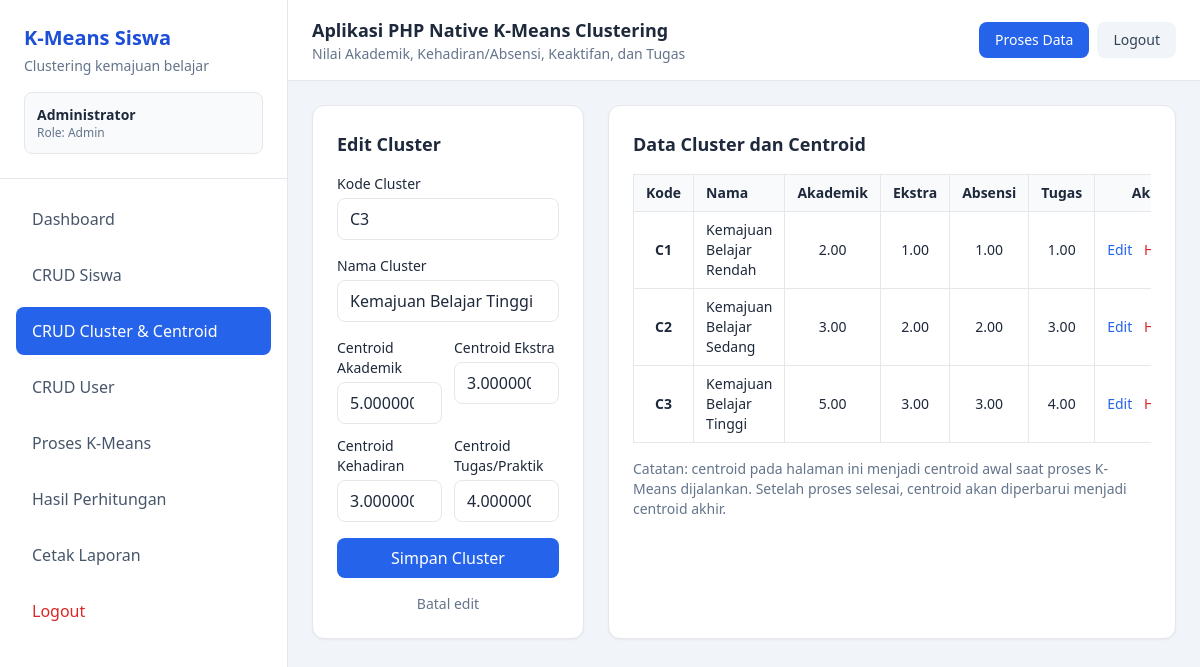
The page /index.php?page=clusters&edit=3 (signed in) on the database its author committed.
### tables this page shows
CREATE TABLE clusters (
    id INT AUTO_INCREMENT PRIMARY KEY,
    kode VARCHAR(10) NOT NULL UNIQUE,
    nama VARCHAR(100) NOT NULL,
    centroid_akademik DECIMAL(12,6) NOT NULL,
    centroid_ekstrakurikuler DECIMAL(12,6) NOT NULL,
    centroid_absensi DECIMAL(12,6) NOT NULL,
    centroid_tugas DECIMAL(12,6) NOT NULL,
    created_at TIMESTAMP DEFAULT CURRENT_TIMESTAMP,
    updated_at TIMESTAMP DEFAULT CURRENT_TIMESTAMP ON UPDATE CURRENT_TIMESTAMP
);

### index.php (called while the page is built, shortened)
<?php
$page = $_GET['page'] ?? (is_logged_in() ? 'dashboard' : 'login');
require_once __DIR__ . '/includes/header.php';
require_once __DIR__ . "/pages/{$page}.php";
require_once __DIR__ . '/includes/footer.php';

### includes/functions.php (called while the page is built, shortened)
<?php
function e($value) {
    return htmlspecialchars((string)$value, ENT_QUOTES, 'UTF-8');
}
function format_number($value, $decimal = 3) {
    return number_format((float)$value, $decimal, '.', '');
}

### pages/clusters.php (the view, shortened to what this page needs)
<?php
$edit = null;
if (isset($_GET['edit'])) {
    $stmt = $pdo->prepare("SELECT * FROM clusters WHERE id = ?");
    $stmt->execute([$_GET['edit']]);
    $edit = $stmt->fetch();
}
$clusters = $pdo->query("SELECT * FROM clusters ORDER BY kode ASC")->fetchAll();
?>
<div class="grid grid-cols-1 lg:grid-cols-3 gap-6">
    <div class="bg-white border rounded-xl shadow-sm p-6">
        <h3 class="font-bold text-lg mb-4"><?= $edit ? 'Edit Cluster' : 'Tambah Cluster' ?></h3>
        <form method="post" action="actions/save_cluster.php" class="space-y-4">
            <div>
                <label class="block text-sm font-medium mb-1">Kode Cluster</label>
                <input type="text" name="kode" placeholder="C1" required value="<?= e($edit['kode'] ?? '') ?>" class="w-full border rounded-lg px-3 py-2">
            </div>
            <div>
                <label class="block text-sm font-medium mb-1">Nama Cluster</label>
                <input type="text" name="nama" placeholder="Penurunan Tinggi" required value="<?= e($edit['nama'] ?? '') ?>" class="w-full border rounded-lg px-3 py-2">
            </div>
            <div class="grid grid-cols-2 gap-3">
                <div>
                    <label class="block text-sm font-medium mb-1">Centroid Akademik</label>
                    <input type="number" step="0.01" name="centroid_akademik" required value="<?= e($edit['centroid_akademik'] ?? '') ?>" class="w-full border rounded-lg px-3 py-2">
                </div>
                <div>
                    <label class="block text-sm font-medium mb-1">Centroid Ekstra</label>
                    <input type="number" step="0.01" name="centroid_ekstrakurikuler" required value="<?= e($edit['centroid_ekstrakurikuler'] ?? '') ?>" class="w-full border rounded-lg px-3 py-2">
                </div>
                <div>
                    <label class="block text-sm font-medium mb-1">Centroid Kehadiran</label>
                    <input type="number" step="0.01" name="centroid_absensi" required value="<?= e($edit['centroid_absensi'] ?? '') ?>" class="w-full border rounded-lg px-3 py-2">
                </div>
                <div>
                    <label class="block text-sm font-medium mb-1">Centroid Tugas/Praktik</label>
                    <input type="number" step="0.01" name="centroid_tugas" required value="<?= e($edit['centroid_tugas'] ?? '') ?>" class="w-full border rounded-lg px-3 py-2">
                </div>
            </div>
            <button class="w-full bg-blue-600 text-white rounded-lg py-2 hover:bg-blue-700">Simpan Cluster</button>
            <?php if ($edit): ?>
                <a href="index.php?page=clusters" class="block text-center text-sm text-slate-500">Batal edit</a>
            <?php endif; ?>
        </form>
    </div>
    <div class="lg:col-span-2 bg-white border rounded-xl shadow-sm p-6">
        <h3 class="font-bold text-lg mb-4">Data Cluster dan Centroid</h3>
        <div class="overflow-x-auto">
            <table class="w-full text-sm border">
                <thead class="bg-slate-50">
                    <tr>
                        <th class="border px-3 py-2">Kode</th>
                        <th class="border px-3 py-2 text-left">Nama</th>
                        <th class="border px-3 py-2">Akademik</th>
                        <th class="border px-3 py-2">Ekstra</th>
                        <th class="border px-3 py-2">Absensi</th>
                        <th class="border px-3 py-2">Tugas</th>
                        <th class="border px-3 py-2">Aksi</th>
                    </tr>
                </thead>
                <tbody>
                <?php foreach ($clusters as $row): ?>
                    <tr class="hover:bg-slate-50">
                        <td class="border px-3 py-2 text-center font-bold"><?= e($row['kode']) ?></td>
                        <td class="border px-3 py-2"><?= e($row['nama']) ?></td>
                        <td class="border px-3 py-2 text-center"><?= format_number($row['centroid_akademik'], 2) ?></td>
                        <td class="border px-3 py-2 text-center"><?= format_number($row['centroid_ekstrakurikuler'], 2) ?></td>
                        <td class="border px-3 py-2 text-center"><?= format_number($row['centroid_absensi'], 2) ?></td>
                        <td class="border px-3 py-2 text-center"><?= format_number($row['centroid_tugas'], 2) ?></td>
                        <td class="border px-3 py-2 text-center whitespace-nowrap">
                            <a href="index.php?page=clusters&edit=<?= e($row['id']) ?>" class="text-blue-600 hover:underline">Edit</a>
                            <a href="actions/delete_cluster.php?id=<?= e($row['id']) ?>" onclick="return confirm('Hapus cluster ini?')" class="text-red-600 hover:underline ml-2">Hapus</a>
                        </td>
                    </tr>
                <?php endforeach; ?>
                </tbody>
            </table>
        </div>
        <p class="text-sm text-slate-500 mt-4">Catatan: centroid pada halaman ini menjadi centroid awal saat proses K-Means dijalankan. Setelah proses selesai, centroid akan diperbarui menjadi centroid akhir.</p>
    </div>
</div>

### rows shown on the page
clusters: kode "C3", nama "Kemajuan Belajar Tinggi", centroid_akademik "5.000000", centroid_ekstrakurikuler "3.000000", centroid_absensi "3.000000", centroid_tugas "4.000000", centroid_akademik "5.00", centroid_ekstrakurikuler "3.00", format_number($row['centroid_absensi'], 2) "3.00", centroid_tugas "4.00"
clusters: kode "C1", nama "Kemajuan Belajar Rendah", centroid_akademik "2.00", centroid_ekstrakurikuler "1.00", format_number($row['centroid_absensi'], 2) "1.00", format_number($row['centroid_tugas'], 2) "1.00"
clusters: kode "C2", nama "Kemajuan Belajar Sedang", centroid_akademik "3.00", centroid_ekstrakurikuler "2.00", format_number($row['centroid_absensi'], 2) "2.00", centroid_tugas "3.00"

### other values the page prints
$user['nama'] "Administrator"
$user['role'] "Admin"
